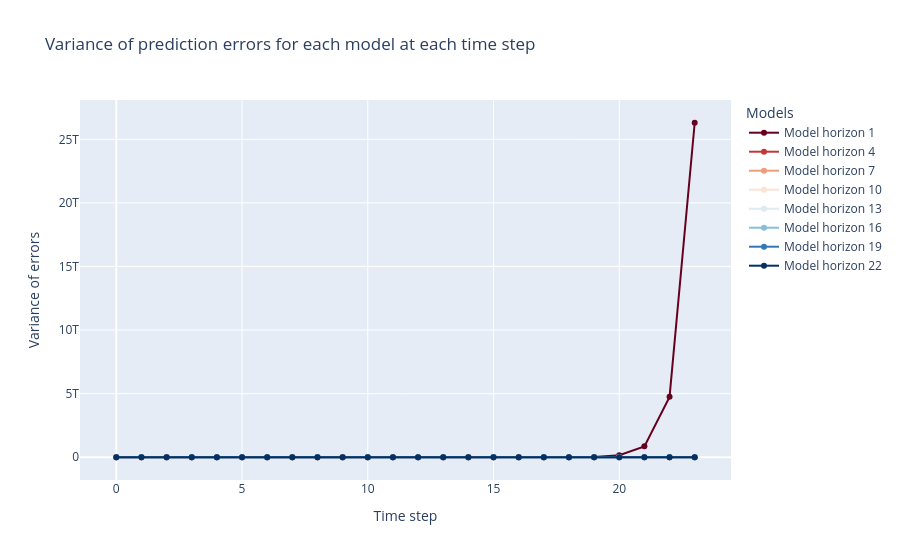
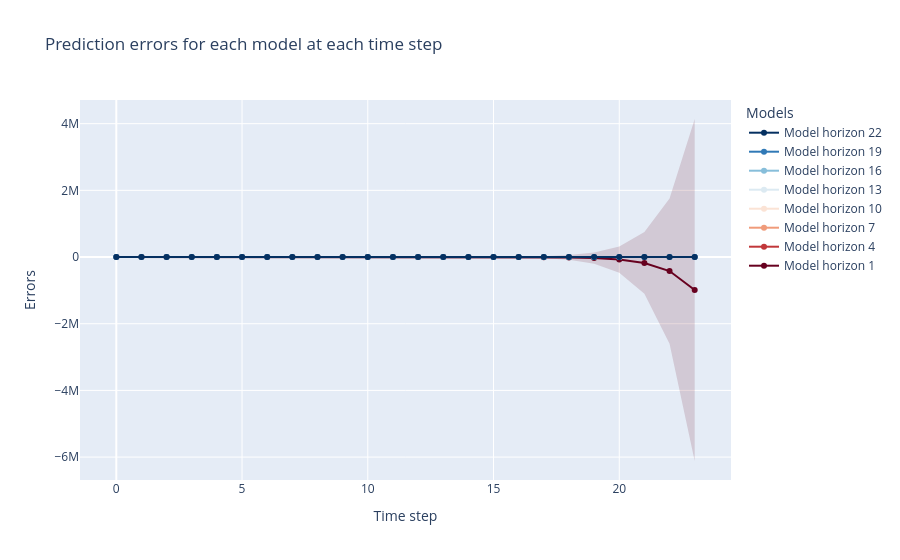
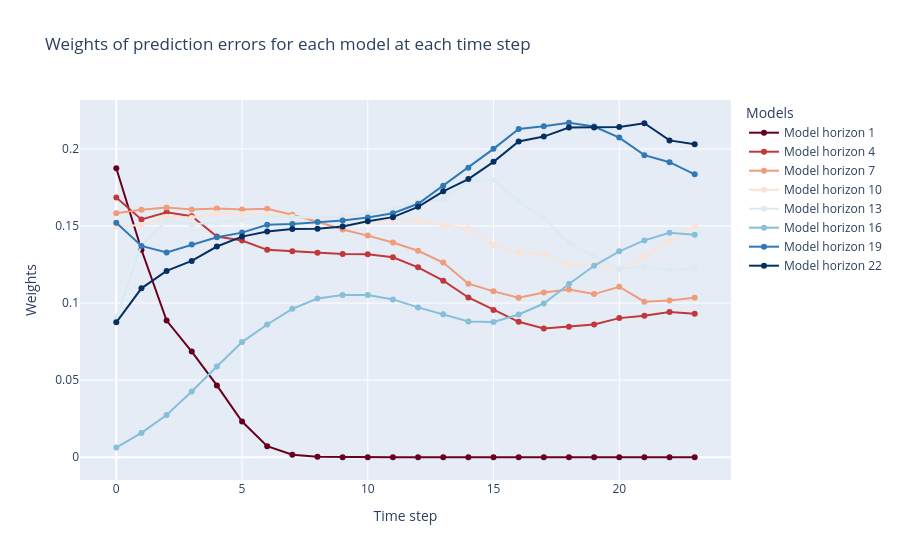

Notebook code cell kept with these figures, in order:
### Code cell
mheme_tcn_hahl.visualize_variances(None)
mheme_tcn_hahl.visualize_errors(None)
mheme_tcn_hahl.visualize_weights(None)
